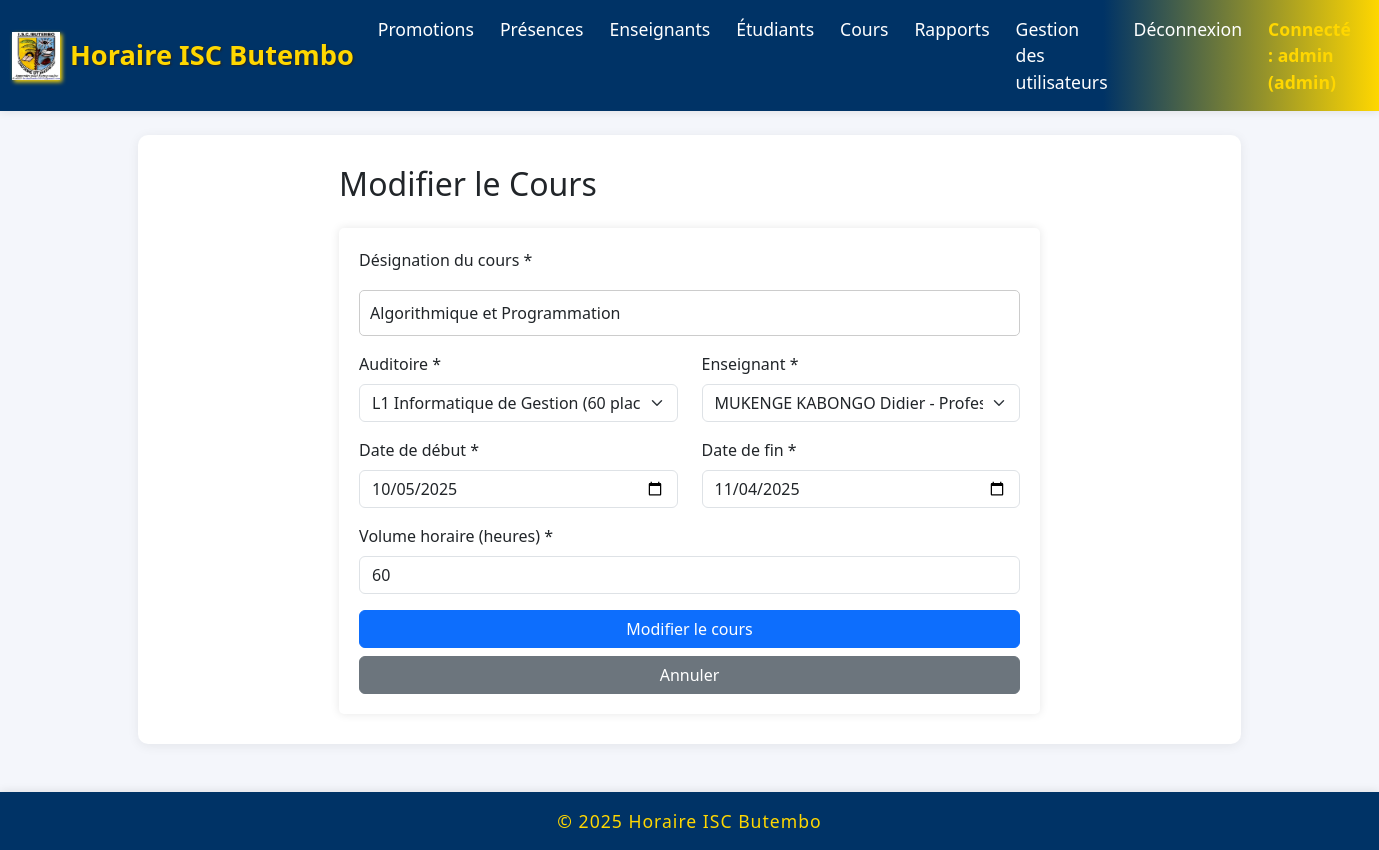
/cours/modifier/1 (signed in), run on the app's committed database.
### models/__init__.py (models this page shows)
class Cours(db.Model):
    __tablename__ = 'cours'
    id = db.Column(db.Integer, primary_key=True)
    designation = db.Column(db.String(200), nullable=False)  # Nom du cours
    auditoire_id = db.Column(db.Integer, db.ForeignKey('auditoire.id'), nullable=False)
    enseignant_id = db.Column(db.Integer, db.ForeignKey('enseignant.id'), nullable=False)
    date_debut = db.Column(db.Date, nullable=False)
    date_fin = db.Column(db.Date, nullable=False)
    volume_horaire = db.Column(db.Integer, nullable=False)
    auditoire = db.relationship('Auditoire', backref='cours_list')
    enseignant = db.relationship('Enseignant', backref='cours')

class Auditoire(db.Model):
    __tablename__ = 'auditoire'
    id = db.Column(db.Integer, primary_key=True)
    nom = db.Column(db.String(100), nullable=False)
    capacite = db.Column(db.Integer, nullable=True)

class Enseignant(db.Model):
    __tablename__ = 'enseignant'
    id = db.Column(db.Integer, primary_key=True)
    nom = db.Column(db.String(100), nullable=False)
    postnom = db.Column(db.String(100), nullable=False)
    prenom = db.Column(db.String(100), nullable=False)
    grade = db.Column(db.String(50), nullable=False)

### app.py (the view, shortened to what this page needs)
@app.route('/cours/modifier/<int:id>', methods=['GET', 'POST'])
def modifier_cours(id):
    if 'username' not in session:
        return redirect(url_for('home'))
    cours = Cours.query.get_or_404(id)
    auditoires = Auditoire.query.all()
    enseignants = Enseignant.query.all()
    return render_template('modifier_cours.html',
                         cours=cours,
                         auditoires=auditoires,
                         enseignants=enseignants)

### templates/modifier_cours.html (shortened to what this page needs)
{% extends "base.html" %}
{% block content %}
<div class="row justify-content-center">
    <div class="col-md-8">
        <h2 class="mb-4">Modifier le Cours</h2>
        <form method="POST">
            <div class="mb-3">
                <label for="designation" class="form-label">Désignation du cours *</label>
                <input type="text" class="form-control" id="designation" name="designation"
                       value="{{ cours.designation }}" placeholder="Ex: Algorithmique et Programmation" required>
            </div>
            <div class="row">
                <div class="col-md-6 mb-3">
                    <label for="auditoire_id" class="form-label">Auditoire *</label>
                    <select class="form-select" id="auditoire_id" name="auditoire_id" required>
                        {% for auditoire in auditoires %}
                        <option value="{{ auditoire.id }}" {% if cours.auditoire_id == auditoire.id %}selected{% endif %}>
                            {{ auditoire.nom }}{% if auditoire.capacite %} ({{ auditoire.capacite }} places){% endif %}
                        </option>
                        {% endfor %}
                    </select>
                </div>
                <div class="col-md-6 mb-3">
                    <label for="enseignant_id" class="form-label">Enseignant *</label>
                    <select class="form-select" id="enseignant_id" name="enseignant_id" required>
                        {% for enseignant in enseignants %}
                        <option value="{{ enseignant.id }}" {% if cours.enseignant_id == enseignant.id %}selected{% endif %}>
                            {{ enseignant.nom }} {{ enseignant.postnom }} {{ enseignant.prenom }} - {{ enseignant.grade }}
                        </option>
                        {% endfor %}
                    </select>
                </div>
            </div>
            <div class="row">
                <div class="col-md-6 mb-3">
                    <label for="date_debut" class="form-label">Date de début *</label>
                    <input type="date" class="form-control" id="date_debut" name="date_debut"
                           value="{{ cours.date_debut.strftime('%Y-%m-%d') }}" required>
                </div>
                <div class="col-md-6 mb-3">
                    <label for="date_fin" class="form-label">Date de fin *</label>
                    <input type="date" class="form-control" id="date_fin" name="date_fin"
                           value="{{ cours.date_fin.strftime('%Y-%m-%d') }}" required>
                </div>
            </div>
            <div class="mb-3">
                <label for="volume_horaire" class="form-label">Volume horaire (heures) *</label>
                <input type="number" class="form-control" id="volume_horaire" name="volume_horaire"
                       value="{{ cours.volume_horaire }}" min="1" max="100" required>
            </div>
            <div class="d-grid gap-2">
                <button type="submit" class="btn btn-primary">Modifier le cours</button>
                <a href="{{ url_for('cours') }}" class="btn btn-secondary">Annuler</a>
            </div>
        </form>
    </div>
</div>
{% endblock %}

### static/style.css (style rules this page uses)
body { font-family: Arial, sans-serif; margin: 0; padding: 0; background-color: #f4f4f4; }
form { background: #ffffff; padding: 20px; border-radius: 5px; box-shadow: 0 0 10px rgba(0, 0, 0, 0.1); }
input[type="text"], input[type="password"], input[type="submit"] { width: 100%; padding: 10px; margin: 10px 0; border: 1px solid #ccc; border-radius: 5px; }

### templates/base.html (style rules this page uses)
body { background-color: #f4f6fb; font-family: 'Segoe UI', Arial, sans-serif; }

### data on the page
Cours: designation "Algorithmique et Programmation", auditoire_id "L1 Informatique de Gestion (60 places)", enseignant_id "MUKENGE KABONGO Didier - Professeur", date_debut "10/05/2025", date_fin "11/04/2025", volume_horaire "60"

### other printed values
{{ session.username }} "admin"
{{ session.role }} "admin"
